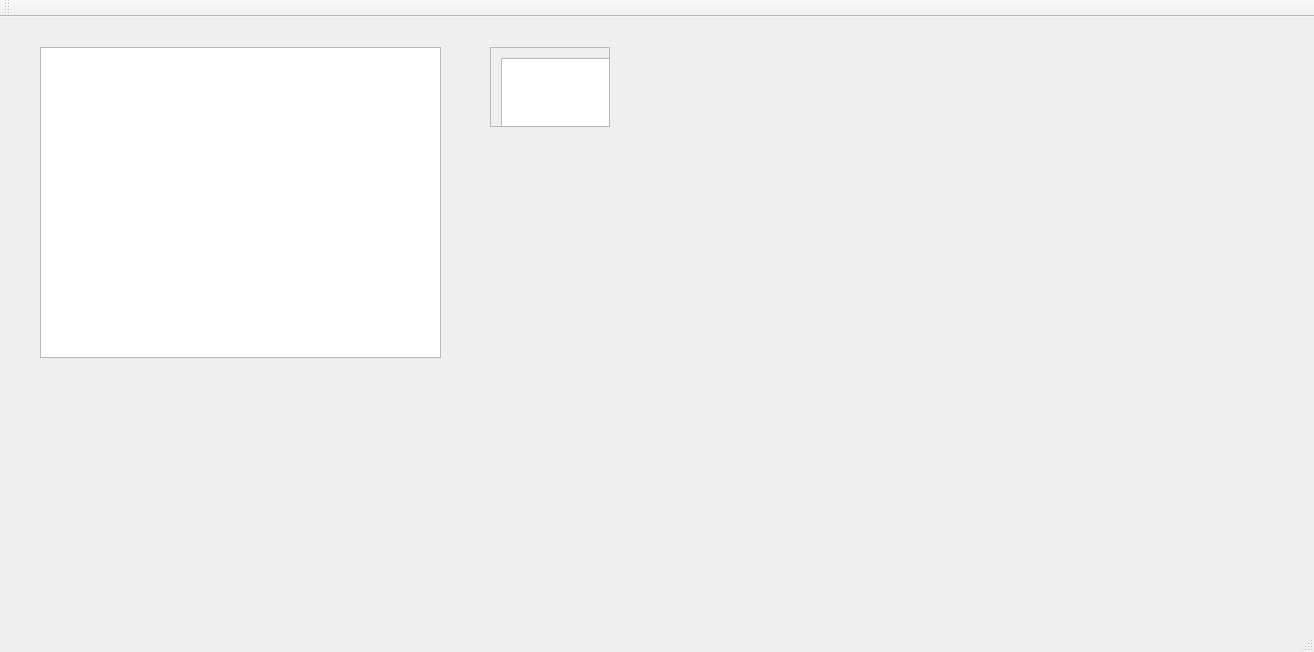
<?xml version="1.0" encoding="UTF-8"?>
<ui version="4.0">
 <class>MainWindow</class>
 <widget class="QMainWindow" name="MainWindow">
  <property name="geometry">
   <rect>
    <x>0</x>
    <y>0</y>
    <width>1314</width>
    <height>652</height>
   </rect>
  </property>
  <property name="windowTitle">
   <string>MainWindow</string>
  </property>
  <widget class="QWidget" name="centralWidget">
   <widget class="QGraphicsView" name="graphicsView">
    <property name="geometry">
     <rect>
      <x>40</x>
      <y>30</y>
      <width>401</width>
      <height>311</height>
     </rect>
    </property>
   </widget>
   <widget class="QScrollArea" name="scrollArea">
    <property name="geometry">
     <rect>
      <x>490</x>
      <y>30</y>
      <width>120</width>
      <height>80</height>
     </rect>
    </property>
    <property name="widgetResizable">
     <bool>true</bool>
    </property>
    <widget class="QWidget" name="scrollAreaWidgetContents">
     <property name="geometry">
      <rect>
       <x>0</x>
       <y>0</y>
       <width>118</width>
       <height>78</height>
      </rect>
     </property>
     <widget class="QListView" name="listView">
      <property name="geometry">
       <rect>
        <x>10</x>
        <y>10</y>
        <width>256</width>
        <height>192</height>
       </rect>
      </property>
     </widget>
    </widget>
   </widget>
  </widget>
  <widget class="QMenuBar" name="menuBar">
   <property name="geometry">
    <rect>
     <x>0</x>
     <y>0</y>
     <width>1314</width>
     <height>20</height>
    </rect>
   </property>
  </widget>
  <widget class="QToolBar" name="mainToolBar">
   <attribute name="toolBarArea">
    <enum>TopToolBarArea</enum>
   </attribute>
   <attribute name="toolBarBreak">
    <bool>false</bool>
   </attribute>
  </widget>
  <widget class="QStatusBar" name="statusBar"/>
 </widget>
 <layoutdefault spacing="6" margin="11"/>
 <resources/>
 <connections/>
</ui>
